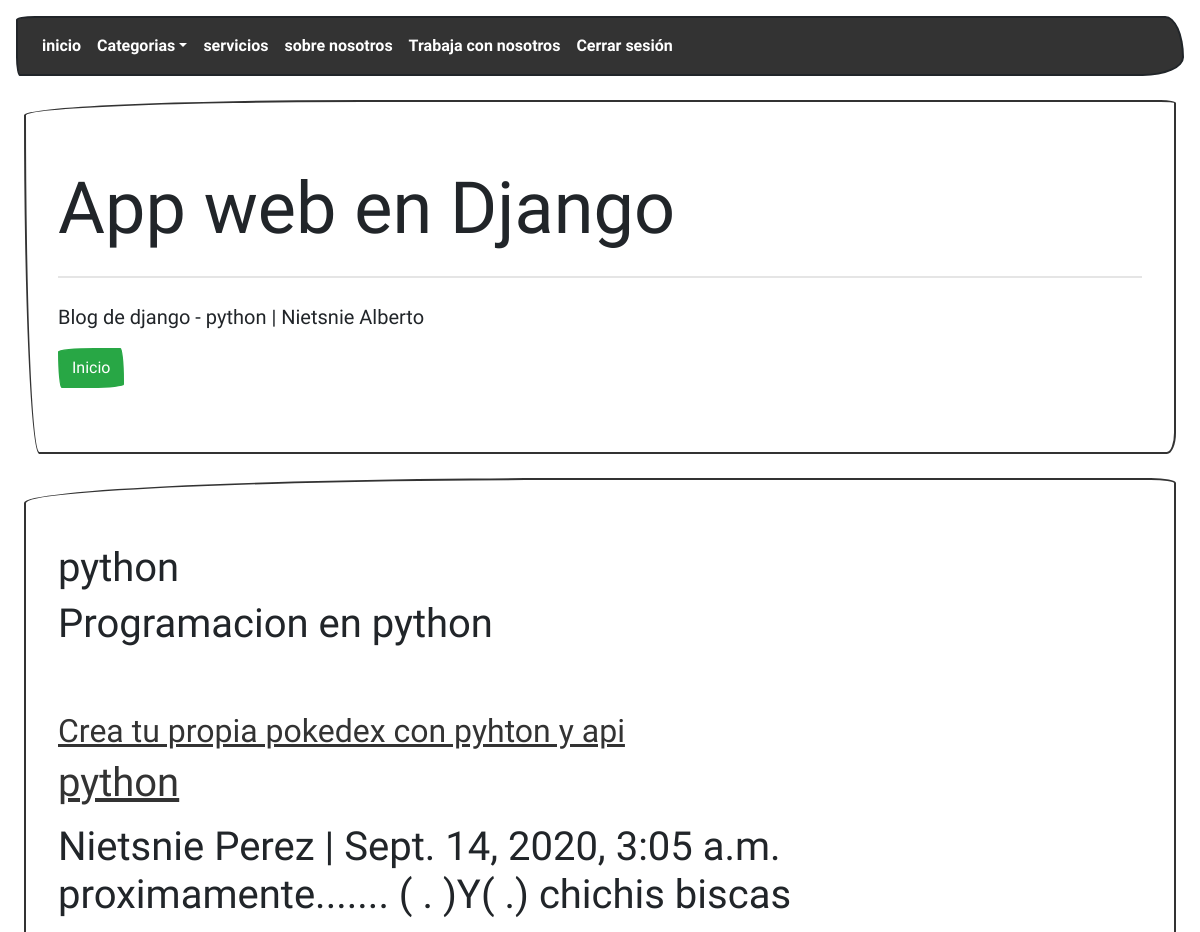
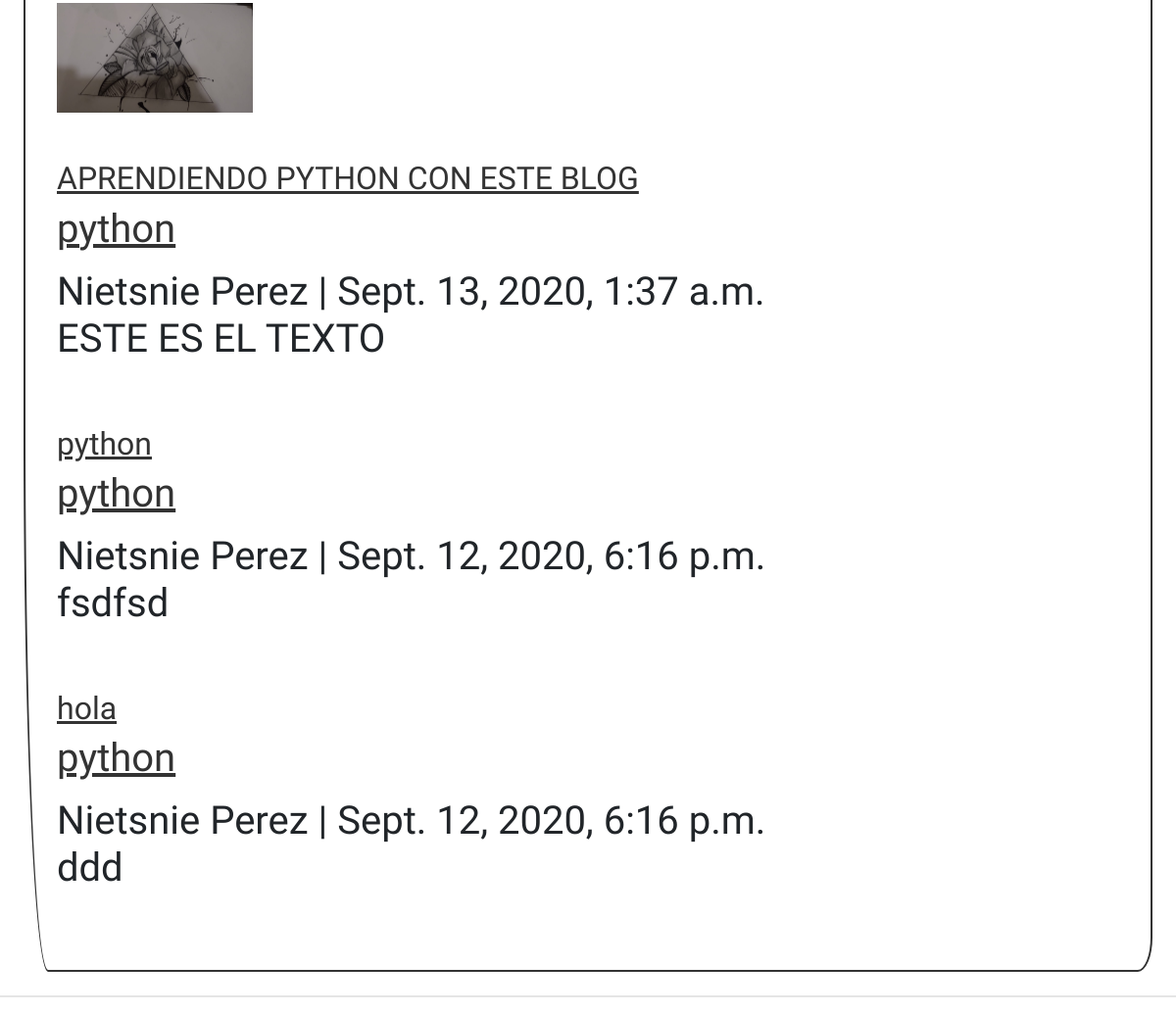
The app's page /categoria/2 (signed in) with its own data (2 pictures, top to bottom).
### pages/models.py (models this page shows, shortened)
class Page(models.Model):
    title = models.CharField(max_length=50, verbose_name="Titulo")
    content = models.TextField(verbose_name="Contenido")#ckedito
    slug = models.CharField(unique=True, max_length=150, verbose_name='URL amigable')
    order = models.IntegerField(default=0, verbose_name="Orden")
    public = models.BooleanField(verbose_name="¿Visible?")
    created_at = models.DateTimeField(auto_now_add=True, verbose_name="Creado el:")
    updated_at = models.DateTimeField(auto_now_add=True, verbose_name="Actualizado el:")
    class Meta:
        verbose_name = "Pagina"
        verbose_name_plural = "Paginas"

### blog/models.py (models this page shows, shortened)
class Category(models.Model):
    name=models.CharField(max_length=100, verbose_name='Nombre')
    description=models.CharField(max_length=255, verbose_name='Descripcion')
    created_at = models.DateTimeField(auto_now_add=True, verbose_name='Creado el')
    class Meta:
        verbose_name = 'Categoria'
        verbose_name_plural = 'categorias'

class Article(models.Model):
    title = models.CharField(max_length=150, verbose_name='Titulo')
    content = models.TextField(verbose_name='Contenido')
    image = models.ImageField(default='null', verbose_name='Imagen', upload_to='articles')
    public=models.BooleanField(verbose_name='¿publicado?')
    user = models.ForeignKey(User, editable=False, verbose_name='Usuario', on_delete=models.CASCADE) #BORRA REGISTRO Y TODO LO REFERENTE
    categories = models.ManyToManyField(Category, verbose_name=" categories", blank=True,related_name="articles")
    created_at = models.DateTimeField(auto_now_add=True, verbose_name='Creado el')
    update_at = models.DateTimeField(auto_now=True, verbose_name='Editado el' )
    class Meta:
        verbose_name = 'Articulo'
        verbose_name_plural= 'Articulos'
        ordering = ['-created_at'] #de mas nuevo a amas viejos

### blog/views.py (the view)
# urls.py: path('categoria/<int:category_id>', views.category, name="category"),
@login_required(login_url="login")
def category(request,category_id):
    category = get_object_or_404(Category,id=category_id)
    return render(request, 'categories/category.html',{
        'category':category,
    })

### blog/processor.py (called while the page is built)
def get_categories(request):
    categories_in_use = Article.objects.filter(public=True).values_list('categories', flat=True)
    categories = Category.objects.filter(id__in=categories_in_use).values_list('id', 'name')
    return{
        'categories' : categories,
        'ids':categories_in_use
    }

### pages/context_processors.py (called while the page is built)
def get_pages(request):
    pages = Page.objects.order_by( 'order' ).values_list('id', 'title', 'slug')
    return{
        'pages' : pages
    }

### blog/templates/categories/category.html (shortened to what this page needs)
{% extends 'layouts/layout.html' %}
{% block content %}
    <h1 class="title ">{{category.name}}<h1>
    <p>{{category.description}}</p>
    {% include 'articles/articles.html' with articles=category.articles.all  %}
{% endblock %}

### mainapp/templates/layouts/layout.html (shortened to what this page needs)
<!DOCTYPE html>
<html lang="es">
<head>
    {% load static %}
    <link rel="stylesheet" href="{% static 'css/bootstrap.css' %}">
</head>
<body>
    <header>
    <nav class="navbar navbar-expand-lg navbar-dark bg-primary m-3">
    <div class="collapse navbar-collapse">
        <ul class="navbar-nav mr-auto">
            <li class="nav-item active">
                <a class="nav-link" href="{% url 'index' %}">inicio</a>
            </li>
    <li>{%if user.email%}</li>
        <li class="nav-item dropdown">
            <a class="nav-link dropdown-toggle" data-toggle="dropdown" href="{% url 'list_articles' %}" role="button" aria-haspopup="true" aria-expanded="false">Categorias</a>
      </li>
            {% for page in pages %}
                <li class="nav-item">
                   <a class="nav-link" href="{% url 'page' page.2 %}">{{page.1}}</a>
                </li>
            {% endfor %}
                <li class="nav-item">
                   <a class="nav-link" href="{% url 'logout' %}">Cerrar sesión</a>
                </li>
            {% endif %}
        </ul>
        </div>
    </nav>
</header>
        <div class="jumbotron m-4 p-10" id="logotipo">
            <h1 class="display-3">App web en Django</h1>
            <hr class="my-4"/>
            <p class="lead">Blog de django - python | Nietsnie Alberto</p>
            <a class="btn btn-success" href="/inicio" role="button">Inicio</a>
        </div>
    <div class='jumbotron m-4' id="content">
        {% block content %}{% endblock %}
    </div>
    <hr />
</body>
</html>

### blog/templates/articles/articles.html (shortened to what this page needs)
     {% for article in articles %}
        <article class=article-item>
            {% if article.image != 'null' and article.image.url|length >= 1 %}
                <div class="image">
                <img src="{{ article.image.url }}" width=200/>
                </div>
            {% endif %}
        <div class='data'>
                    <br />
            <h2>
                <a href="{% url 'article' article.id %}">{{article.title}}</a>
            </h2>
            <p>
                {% for category in article.categories.all %}
                   <a href ="{% url 'category' category.id %}">{{category.name}}</a>
                {% endfor %}
            </p>
            <span class="date">
            {{article.user.first_name}} {{article.user.last_name}}
            |
            {{ article.created_at }}
            </span>
            <p>
                {{article.content | safe}}
        </div>
        </article>
     {% endfor %}

### records on screen
Page: title "servicios"
Page: title "sobre nosotros"
Page: title "Trabaja con nosotros"
Category: name "python", description "Programacion en python"
Article: title "Crea tu propia pokedex con pyhton y api", user.first_name "Nietsnie", user.last_name "Perez", created_at "Sept. 14, 2020, 3:05 a.m.", content "proximamente....... ( . )Y( .) chichis biscas"
Article: image (picture), title "APRENDIENDO PYTHON CON ESTE BLOG", user.first_name "Nietsnie", user.last_name "Perez", created_at "Sept. 13, 2020, 1:37 a.m.", content "ESTE ES EL TEXTO"
Article: title "python", user.first_name "Nietsnie", user.last_name "Perez", created_at "Sept. 12, 2020, 6:16 p.m.", content "fsdfsd"
Article: title "hola", user.first_name "Nietsnie", user.last_name "Perez", created_at "Sept. 12, 2020, 6:16 p.m.", content "ddd"
